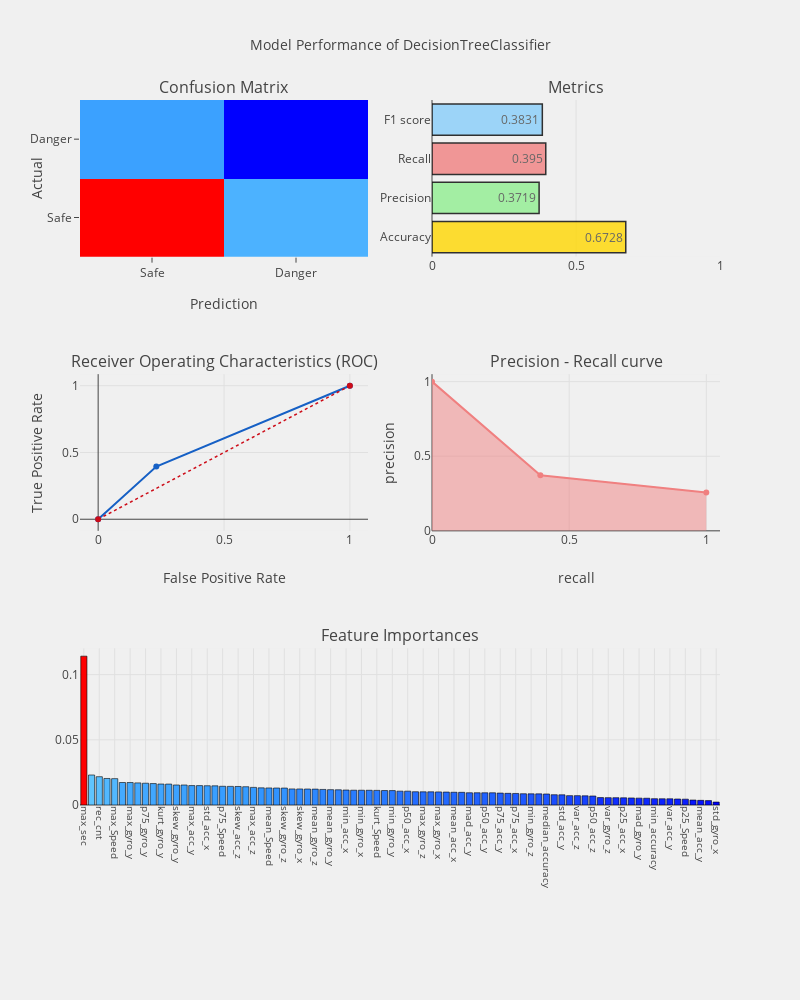

Here is the notebook cell this chart was saved with:
### Code cell
_ = prediction_evaluation(tree_clf, X_train, X_test, y_train, y_test, 
                      predictor_cols=X_train.columns, cf = 'features')

### Figure 1 — Plotly figure (JSON) as saved in the notebook; plotly's stock layout.template omitted (floating-point values rounded to 4 significant figures)
{"data": [{"colorscale": "Picnic", "name": "Confusion Matrix", "showscale": false, "type": "heatmap", "uid": "ed14163a-babb-4130-858a-8d65b8508572", "x": ["Safe", "Danger"], "xaxis": "x", "y": ["Safe", "Danger"], "yaxis": "y", "z": [[2856, 858], [778, 508]]}, {"marker": {"color": ["gold", "lightgreen", "lightcoral", "lightskyblue"], "line": {"color": "#000000", "width": 1.5}}, "name": "", "opacity": 0.8, "orientation": "h", "text": [0.6728, 0.3719, 0.395, 0.3831], "textposition": "auto", "type": "bar", "uid": "b13e9a89-bfa2-4eb4-8c0c-e3d0f2604d3a", "x": [0.6728, 0.3719, 0.395, 0.3831], "xaxis": "x2", "y": ["Accuracy", "Precision", "Recall", "F1 score"], "yaxis": "y2"}, {"line": {"color": "rgb(22, 96, 197)", "width": 2}, "name": "ROC: 0.5820027787757809", "type": "scatter", "uid": "42cfcb00-0237-4e79-94d1-d3498fa3071d", "x": [0, 0.231, 1], "xaxis": "x3", "y": [0, 0.395, 1], "yaxis": "y3"}, {"line": {"color": "rgb(205, 12, 24)", "dash": "dot", "width": 1.5}, "type": "scatter", "uid": "b9df5a9d-832a-4275-9c76-bac2a4717c0a", "x": [0, 1], "xaxis": "x3", "y": [0, 1], "yaxis": "y3"}, {"fill": "tozeroy", "line": {"color": "lightcoral", "width": 2}, "name": "Precision [0.2572     0.37188873 1.        ]", "type": "scatter", "uid": "36e3715f-2912-4b81-9286-89cc727eb08d", "x": [1, 0.395, 0], "xaxis": "x4", "y": [0.2572, 0.3719, 1], "yaxis": "y4"}, {"marker": {"color": [0.1141, 0.023, 0.0217, 0.02033, 0.0202, 0.01725, 0.01722, 0.01696, 0.01671, 0.01644, 0.01608, 0.01604, 0.01534, 0.01533, 0.01488, 0.01485, 0.01477, 0.0147, 0.01436, 0.01427, 0.0142, 0.01401, 0.01351, 0.01314, 0.01306, 0.01302, 0.01298, 0.01232, 0.0123, 0.01225, 0.01217, 0.01194, 0.01176, 0.01167, 0.01148, 0.01134, 0.01133, 0.01129, 0.0112, 0.01109, 0.01105, 0.01062, 0.01061, 0.01017, 0.01011, 0.01011, 0.01004, 0.009919, 0.009777, 0.00972, 0.009384, 0.009382, 0.009364, 0.009362, 0.009129, 0.008934, 0.008849, 0.008629, 0.008559, 0.008538, 0.008442, 0.007872, 0.007813, 0.007182, 0.007176, 0.007042, 0.006902, 0.005701, 0.005628, 0.005601, 0.005517, 0.005409, 0.005262, 0.005196, 0.004854, 0.004758, 0.004752, 0.0046, 0.004472, 0.0038, 0.003565, 0.003364, 0.002252], "colorscale": "Picnic", "line": {"color": "black", "width": 0.6}}, "name": "coefficients", "type": "bar", "uid": "5f34fe45-62eb-4fdc-b1ce-dc1eac409156", "x": ["max_sec", "std_acc_z", "rec_cnt", "skew_Speed", "max_Speed", "p50_Speed", "max_gyro_y", "p25_gyro_z", "p75_gyro_y", "p50_gyro_x", "kurt_gyro_y", "kurt_acc_z", "skew_gyro_y", "skew_acc_x", "max_acc_y", "kurt_acc_x", "std_acc_x", "skew_acc_y", "p75_Speed", "std_gyro_y", "skew_acc_z", "max_acc_x", "max_acc_z", "min_acc_y", "mean_Speed", "min_acc_z", "skew_gyro_z", "max_accuracy", "skew_gyro_x", "mad_Speed", "mean_gyro_z", "mean_gyro_x", "mean_gyro_y", "kurt_acc_y", "min_acc_x", "p50_gyro_z", "min_gyro_x", "p25_gyro_y", "kurt_Speed", "kurt_gyro_x", "min_gyro_y", "p75_gyro_x", "p50_acc_x", "p25_acc_z", "max_gyro_z", "mad_gyro_x", "max_gyro_x", "mad_acc_x", "mean_acc_x", "mad_gyro_z", "mad_acc_y", "kurt_gyro_z", "p50_acc_y", "p75_gyro_z", "p75_acc_y", "var_Speed", "p75_acc_x", "mad_acc_z", "min_gyro_z", "p50_gyro_y", "median_accuracy", "p25_acc_y", "std_acc_y", "std_Speed", "var_acc_z", "p25_gyro_x", "p50_acc_z", "var_gyro_y", "var_gyro_z", "p75_acc_z", "p25_acc_x", "var_acc_x", "mad_gyro_y", "p75_accuracy", "min_accuracy", "min_Speed", "var_acc_y", "std_gyro_z", "p25_Speed", "var_gyro_x", "mean_acc_y", "mean_acc_z", "std_gyro_x"], "xaxis": "x5", "y": [0.1141, 0.023, 0.0217, 0.02033, 0.0202, 0.01725, 0.01722, 0.01696, 0.01671, 0.01644, 0.01608, 0.01604, 0.01534, 0.01533, 0.01488, 0.01485, 0.01477, 0.0147, 0.01436, 0.01427, 0.0142, 0.01401, 0.01351, 0.01314, 0.01306, 0.01302, 0.01298, 0.01232, 0.0123, 0.01225, 0.01217, 0.01194, 0.01176, 0.01167, 0.01148, 0.01134, 0.01133, 0.01129, 0.0112, 0.01109, 0.01105, 0.01062, 0.01061, 0.01017, 0.01011, 0.01011, 0.01004, 0.009919, 0.009777, 0.00972, 0.009384, 0.009382, 0.009364, 0.009362, 0.009129, 0.008934, 0.008849, 0.008629, 0.008559, 0.008538, 0.008442, 0.007872, 0.007813, 0.007182, 0.007176, 0.007042, 0.006902, 0.005701, 0.005628, 0.005601, 0.005517, 0.005409, 0.005262, 0.005196, 0.004854, 0.004758, 0.004752, 0.0046, 0.004472, 0.0038, 0.003565, 0.003364, 0.002252], "yaxis": "y5"}], "layout": {"annotations": [{"font": {"size": 16}, "showarrow": false, "text": "Confusion Matrix", "x": 0.225, "xanchor": "center", "xref": "paper", "y": 1, "yanchor": "bottom", "yref": "paper"}, {"font": {"size": 16}, "showarrow": false, "text": "Metrics", "x": 0.775, "xanchor": "center", "xref": "paper", "y": 1, "yanchor": "bottom", "yref": "paper"}, {"font": {"size": 16}, "showarrow": false, "text": "Receiver Operating Characteristics (ROC)", "x": 0.225, "xanchor": "center", "xref": "paper", "y": 0.6111, "yanchor": "bottom", "yref": "paper"}, {"font": {"size": 16}, "showarrow": false, "text": "Precision - Recall curve", "x": 0.775, "xanchor": "center", "xref": "paper", "y": 0.6111, "yanchor": "bottom", "yref": "paper"}, {"font": {"size": 16}, "showarrow": false, "text": "Feature Importances", "x": 0.5, "xanchor": "center", "xref": "paper", "y": 0.2222, "yanchor": "bottom", "yref": "paper"}], "autosize": false, "height": 1000, "margin": {"b": 195}, "paper_bgcolor": "rgba(240, 240, 240, 0.95)", "plot_bgcolor": "rgba(240, 240, 240, 0.95)", "showlegend": false, "title": {"font": {"size": 14}, "text": "Model Performance of DecisionTreeClassifier"}, "width": 800, "xaxis": {"anchor": "y", "domain": [0, 0.45], "title": {"text": "Prediction"}}, "xaxis2": {"anchor": "y2", "domain": [0.55, 1], "range": [0, 1]}, "xaxis3": {"anchor": "y3", "domain": [0, 0.45], "title": {"text": "False Positive Rate"}}, "xaxis4": {"anchor": "y4", "domain": [0.55, 1], "range": [0, 1.05], "title": {"text": "recall"}}, "xaxis5": {"anchor": "y5", "domain": [0, 1], "showgrid": true, "tickangle": 90, "tickfont": {"size": 10}}, "yaxis": {"anchor": "x", "domain": [0.7778, 1], "title": {"text": "Actual"}}, "yaxis2": {"anchor": "x2", "domain": [0.7778, 1]}, "yaxis3": {"anchor": "x3", "domain": [0.3889, 0.6111], "title": {"text": "True Positive Rate"}}, "yaxis4": {"anchor": "x4", "domain": [0.3889, 0.6111], "range": [0, 1.05], "title": {"text": "precision"}}, "yaxis5": {"anchor": "x5", "domain": [0, 0.2222]}}}
